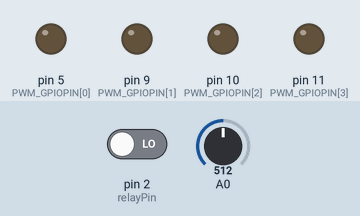
Simulated run of this program. Board: Arduino Uno, built with avr-gcc and run on an emulated ATmega328P. Parts: output pins drawn as LEDs (lit = HIGH). The inputs (shaded band) are chosen by the test bench; at power-on: pin 2 (relayPin) LOW, A0 = 512. Random numbers use the default seed unless the program sets one; what the program prints to the serial monitor is not drawn.

Above: at 1.2 s.
1.3 s: pin 2 (relayPin) driven HIGH
At 1.75 s:
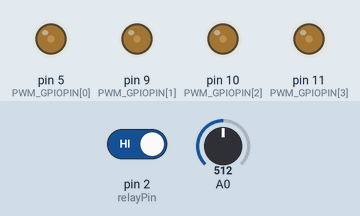
At 4.1 s:
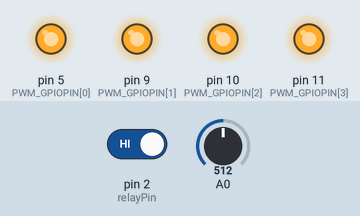
Timing chart, 0 to 10.3 s (numbered marks = the images above; inputs shaded):
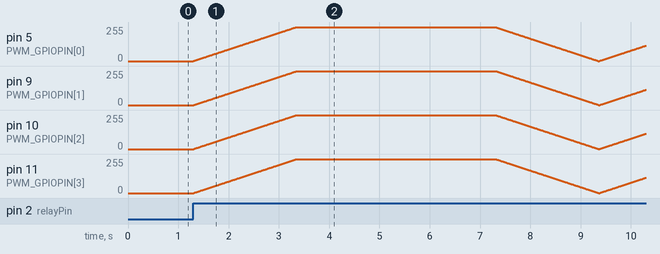

The program:

main.cpp
```cpp
#include <Arduino.h>

// #define DEBUG 1

#include "variable.h"
#include "random.h"
#include "pwm_loop.h"

void setup()
{
  // #ifdef DEBUG
  Serial.begin(9600);
  Serial.println("Hello World!");
  // #endif

  pinMode(relayPin, INPUT);

  // init pwm
  for (int k = 0; k < FOR_PWM_CHANNELS - 1; k++)
  {
    pinMode(PWM_GPIOPIN[k], OUTPUT);
  }

#ifdef DEBUG
  for (int k = 0; k > FOR_PWM_CHANNELS; k++)
  {
    Serial.println(ref[k]);
  }
#endif
  time_relay = millis() + time_boucle + 10;
  rnd();
}

void loop()
{
  curent_relayState = digitalRead(relayPin);
  if (curent_relayState == HIGH && relayState == LOW)
  {
    relayState = HIGH;
    state_front = false;
    time_relay = millis();
    // pwm_loop();
    GO_fade_in();
  }

  if (curent_relayState == LOW && relayState == HIGH)
  {
    // relayState = LOW;
    state_front = true;
  }

  if (state_front == true && state_relay == false)
  {
    // state_relay = true;
  }

  if (state_relay)
  {
    if (time_boucle > millis() - time_relay)
    {
      // pwm_loop();
      GO_on();
      state_fade_out = true;
    }
    // if (time_boucle < millis() - time_relay && state_fade_out)
    if (time_boucle < millis() - time_relay)
    {
      Serial.print("GO ");
      GO_fade_out();
      state_rnd = true;
    }
    if (time_boucle < millis() - time_relay && state_rnd)
    {
      rnd();
      for (int d = 0; d < FOR_PWM_CHANNELS; d++)
      {
        analogWrite(PWM_GPIOPIN[d], 0);
        delay(2);
      }
      state_relay = false;
      state_front = false;
      relayState = LOW;
    }
  }

  // pwm_loop();
}
```

pwm_loop.h
```cpp
#ifndef pwm_loop_h
#define pwm_loop_h

#include "Arduino.h"
#include "variable.h"
#include "math.h"

void pwm_loop()
{
    // bool fade_clock;
    long currentMillis = millis();

    if (cycle)
    {
        previousMillis = currentMillis;
        cycle = false;
    } // if (cycle)

    for (int d = 0; d < FOR_PWM_CHANNELS; d++)
    {
        if (d == 0)
        {
            if (!f_i[d] && !p[d])
            {
                f_i[d] = true;
#ifdef DEBUG
                Serial.print(" +++ f_i[");
                Serial.print(d);
                Serial.print("] = ");
                Serial.print(f_i[d]);
                Serial.print(" at ");
                Serial.println(currentMillis);
#endif
            } // if (!f_i[d] && !p[d])
        }
        else
        {
            if (!f_i[d] && !p[d] && currentMillis - previousMillis > (d + 1) * decalage)
            {
                f_i[d] = true;
#ifdef DEBUG
                Serial.print(" +++ f_i[");
                Serial.print(d);
                Serial.print("] = ");
                Serial.print(f_i[d]);
                Serial.print(" at ");
                Serial.println(currentMillis);
#endif
            } // if (!f_i[d] && !p[d] && currentMillis - previousMillis > (d + 1) * decalage)
        }

        if (f_i[d])
        {
            if (fade_in != 0)
            {
                // fade_clock = millis() % fade_in < 10000000;
                // if (fade_clock && f_i[d])
                if (f_i[d])
                {
                    value[d] += Channel_mod;
                }
                if (value[d] > High_value)
                {
                    value[d] = High_value;
                    f_i[d] = false;
                    p[d] = true;
                    currentp[d] = currentMillis;

#ifdef DEBUG
                    Serial.print("fade_in  currentp[");
                    Serial.print(d);
                    Serial.print("] at ");
                    Serial.println(currentp[d]);
#endif
                }
            } // if (fade_in > 0)
            else if (fade_in <= 0)
            {
                value[d] = High_value;
                f_i[d] = false;
                p[d] = true;
                currentp[d] = currentMillis;

#ifdef DEBUG
                Serial.print("in cut currentp[");
                Serial.print(d);
                Serial.print("] at ");
                Serial.println(currentp[d]);
#endif
            } // else if (fade_in <= 0)
        }     // if (f_i[d])

        if (!f_o[d] && !p[FOR_PWM_CHANNELS] && !n[d] && p[d] && (currentMillis - currentp[d]) > on)
        {
            f_o[d] = true;
#ifdef DEBUG
            Serial.print(" f_o[");
            Serial.print(d);
            Serial.print("] = ");
            Serial.print(f_o[d]);
            Serial.print(" at ");
            Serial.println(currentMillis);
#endif
        } //(!p[FOR_PWM_CHANNELS] && !n[d] && p[d] && currentMillis - currentp[d] > on)

        if (f_o[d])
        {
            if (fade_out != 0)
            {
                // fade_clock = millis() % fade_out < 10000000;
                // if (fade_clock && f_o[d])
                if (f_o[d])
                {
                    value[d] -= Channel_mod;
                }
                if (value[d] < Def_Low_value)
                {
                    value[d] = Def_Low_value;
                    f_o[d] = false;
                    n[d] = true;
                    currentp[d] = currentMillis;

#ifdef DEBUG
                    Serial.print("fade_out  currentp[");
                    Serial.print(d);
                    Serial.print("] at ");
                    Serial.println(currentp[d]);
#endif
                }
            } // if (fade_out != 0)
            else if (fade_out <= 0)
            {
                value[d] = Def_Low_value;
                f_o[d] = false;
                n[d] = true;
                currentp[d] = currentMillis;

#ifdef DEBUG
                Serial.print("out cut currentp[");
                Serial.print(d);
                Serial.print("] at ");
                Serial.println(currentp[d]);
#endif
            } // else if (fade_out <= 0)
        }     // if (f_i[d])

        if (!p[FOR_PWM_CHANNELS] && n[FOR_PWM_CHANNELS - 1])
        {
            p[FOR_PWM_CHANNELS] = true;
            currentp[FOR_PWM_CHANNELS] = currentMillis;
#ifdef DEBUG
            Serial.print("currentp[");
            Serial.print(FOR_PWM_CHANNELS);
            Serial.print("] at ");
            Serial.println(currentp[FOR_PWM_CHANNELS]);
#endif
        }

        if (p[FOR_PWM_CHANNELS] && (currentMillis - currentp[FOR_PWM_CHANNELS]) > off)
        {
            previousMillis = currentMillis;
            for (int q = 0; q < FOR_PWM_CHANNELS; q++)
            {
                p[q] = false;
                f_i[q] = false;
                f_o[q] = false;
                n[q] = false;
                p[FOR_PWM_CHANNELS] = false;
            }
            High_value -= Master_mod;
        } // if (p[FOR_PWM_CHANNELS] && currentMillis - currentp[FOR_PWM_CHANNELS] > off)
    }     // for (int d = 0; d < FOR_PWM_CHANNELS; d++)

    for (int d = 0; d < FOR_PWM_CHANNELS; d++)
    {

        analogWrite(PWM_GPIOPIN[d], value[ref[d]]);
        delay(2);
    } // for(int d=0; d>FOR_PWM_CHANNELS;d++)
}
void GO_fade_in()
{
    while (value[0] != High_value || value[1] != High_value || value[2] != High_value || value[3] != High_value)
    {
        for (int d = 0; d < FOR_PWM_CHANNELS; d++)
        {

            if (value[d] >= High_value)
            {
                High_value = Def_High_value;
                value[d] = High_value;
            }
            else
            {
                value[d] += 1;
            }
            analogWrite(PWM_GPIOPIN[d], value[ref[d]]);
            delay(2);
        }
    }

    for (int q = 0; q < FOR_PWM_CHANNELS; q++)
    {
        p[q] = false;
        f_i[q] = false;
        f_o[q] = false;
        n[q] = false;
        p[FOR_PWM_CHANNELS] = false;
    }
    state_fade_in = false;
    cycle = true;
    state_relay = true;
}

void GO_on()
{
   for (int d = 0; d < FOR_PWM_CHANNELS; d++)
        {
            analogWrite(PWM_GPIOPIN[d], High_value);
            delay(2);
        }
}

void GO_fade_out()
{
    while (value[0] != 0 || value[1] != 0 || value[2] != 0 || value[3] != 0)
    {
        for (int d = 0; d < FOR_PWM_CHANNELS; d++)
        {

            if (value[d] <= 0)
            {
                value[d] = 0;
                High_value = Def_High_value;
            }
            else
            {
                value[d] -= 1;
            }
            analogWrite(PWM_GPIOPIN[d], value[ref[d]]);
            delay(2);
        }
    }

    for (int q = 0; q < FOR_PWM_CHANNELS; q++)
    {
        p[q] = false;
        f_i[q] = false;
        f_o[q] = false;
        n[q] = false;
        p[FOR_PWM_CHANNELS] = false;
    }
    state_fade_out = false;
    cycle = true;
}

#endif
```

random.h
```cpp
#ifndef random_h
#define random_h

#include "Arduino.h"
#include "variable.h"

void rnd()
{
    Serial.print("rnd");
    randomSeed(analogRead(0));

    for (int j = 0; j < FOR_PWM_CHANNELS; j++)
    {
        ref[j] = {FOR_PWM_CHANNELS};
    }
    int i = 0;

    boolean equals;

    while (i < FOR_PWM_CHANNELS)
    {
        ref[i] = random(FOR_PWM_CHANNELS);

        equals = false;
        for (int k = 0; k != i; k++)
        {
            if (ref[k] == ref[i])
            {
                equals = true;
            }
        }
        if (!equals)
        {
            i++;
        }
    }

    for (int k = 0; k < FOR_PWM_CHANNELS; k++)
    {
#ifdef DEBUG
        Serial.print(" ** result k ref[");
        Serial.print(k);
        Serial.print("] = ");
        Serial.print(ref[k], DEC);
        Serial.print(" -> PIN = ");
        Serial.println(PWM_GPIOPIN[k]);
#endif
    }
    state_rnd = false;
}

#endif
```

variable.h
```cpp
#ifndef variable_h
#define variable_h

#define PWM_CHANNELS 5 //

const int relayPin = 2;

int curent_relayState = 0;
int relayState = 0;

uint8_t PWM_GPIOPIN[4] = {5, 9, 10, 11};

long previousMillis = 0;
bool cycle = true;

bool f_i[PWM_CHANNELS + 1] = {false};
bool f_o[PWM_CHANNELS + 1] = {false};
bool p[PWM_CHANNELS + 1] = {false};
bool n[PWM_CHANNELS + 1] = {false};
long currentp[PWM_CHANNELS];

// DEFO
uint8_t FOR_PWM_CHANNELS = 4; // Outputs
long fade_in = 1;             // Seconds
long fade_out = 1;            // Seconds
long decalage = 300;          // Milliseconds
long on = 10;                 // Milliseconds
long off = 10;                // Milliseconds
long time_boucle = 6000;     // Milliseconds
const uint8_t Def_High_value = 255;     //
const uint8_t Def_Low_value = 0;     //
uint8_t Channel_mod = 5;
uint8_t Master_mod = 0;

int value[PWM_CHANNELS + 1] = {0};

uint8_t ref[PWM_CHANNELS + 1] = {0};

bool state_fade_out = true;
bool state_fade_in = true;
bool state_rnd = true;
bool state_front = false;

bool start = true;
bool state_relay = false;
long time_relay;

uint8_t High_value = Def_High_value;     //
#endif
```
